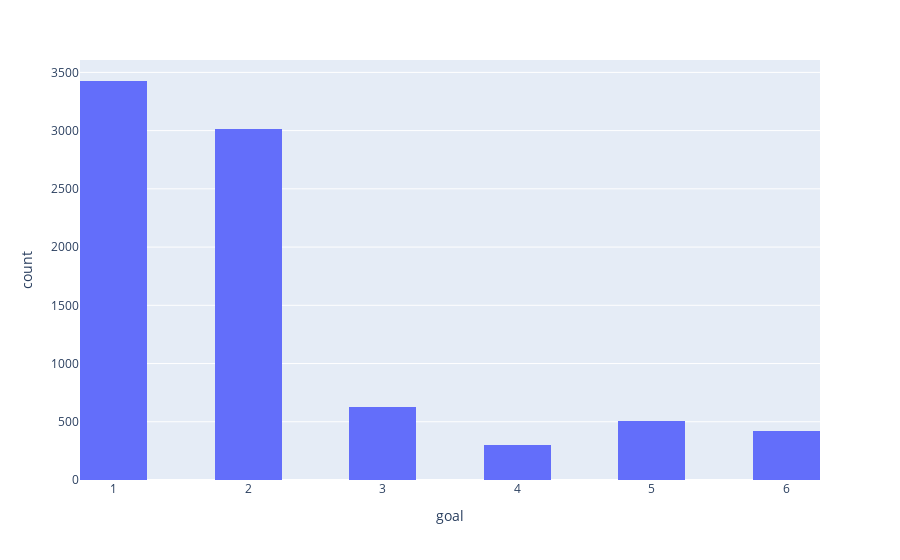

Notebook source saved alongside this figure:
### Markdown cell above
### Ce que les utilisateurs de tinder cherchent en utilisant l'application

### Code cell
# Le but du speed dating pour les participants
display(df['goal'].value_counts().reset_index())
fig = px.histogram(df, x='goal',nbins=15, category_orders=dict({'goal':['Get a fun night', 'Meet new people', 'Get a date', 'To say "I did it"', 'Other', 'Looking for serious relationship']}))
fig.show()

### Figure 1 — Plotly figure (JSON) as saved in the notebook; plotly's stock layout.template omitted (floating-point values rounded to 4 significant figures; data arrays with more than 128 entries replaced by an {"elided": "..."} marker saying what was removed)
{"data": [{"alignmentgroup": "True", "bingroup": "x", "hovertemplate": "goal=%{x}<br>count=%{y}<extra></extra>", "legendgroup": "", "marker": {"color": "#636efa", "pattern": {"shape": ""}}, "name": "", "nbinsx": 15, "offsetgroup": "", "orientation": "v", "showlegend": false, "type": "histogram", "x": {"elided": "8378 int values"}, "xaxis": "x", "yaxis": "y"}], "layout": {"barmode": "relative", "legend": {"tracegroupgap": 0}, "margin": {"t": 60}, "xaxis": {"anchor": "y", "categoryarray": ["Get a fun night", "Meet new people", "Get a date", "To say \"I did it\"", "Other", "Looking for serious relationship"], "categoryorder": "array", "domain": [0, 1], "title": {"text": "goal"}}, "yaxis": {"anchor": "x", "domain": [0, 1], "title": {"text": "count"}}}}
